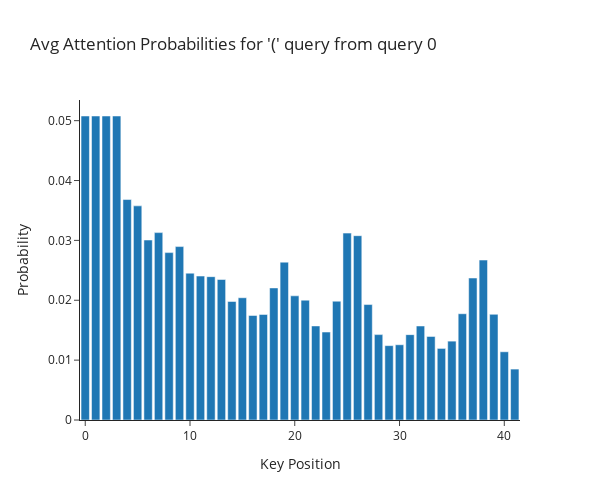

Notebook cell for this chart:
### Markdown cell above
### Attention pattern of the responible head

### Code cell
def get_attn_probs(model: ParenTransformer, tokenizer: SimpleTokenizer, data: DataSet, layer: int, head: int) -> t.Tensor:
    '''
    Returns: (N_SAMPLES, max_seq_len, max_seq_len) tensor that sums to 1 over the last dimension.
    '''
    output = t.zeros((len(data), data.seq_length, data.seq_length))
    # first get the inputs
    inputs = get_inputs(model, data, model.layers[layer].self_attn)
    masks = data.toks == 1
    # then apply the function
    attention_pattern = model.layers[layer].self_attn.attention_pattern_pre_softmax(inputs).detach()

    attention_pattern = attention_pattern[:,head,...]
    # apply padding mask
    masked_attention_pattern = einsum("sample first_seq_len seq_len, sample seq_len -> sample first_seq_len seq_len", attention_pattern, masks)
    # apply softmax
    return masked_attention_pattern.softmax(-1)

    

if MAIN:
    attn_probs = get_attn_probs(model, tokenizer, data, 2, 0)
    attn_probs_open = attn_probs[data.starts_open].mean(0)[[0]]
    fig = px.bar(
        y=attn_probs_open.squeeze().numpy(), labels={"y": "Probability", "x": "Key Position"},
        template="simple_white", height=500, width=600, title="Avg Attention Probabilities for '(' query from query 0"
    ).update_layout(showlegend=False, hovermode='x unified')
    # show px plot inline
    fig.show()

### Figure 1 — Plotly figure (JSON) as saved in the notebook; plotly's stock layout.template omitted (floating-point values rounded to 4 significant figures)
{"data": [{"alignmentgroup": "True", "hovertemplate": "Key Position=%{x}<br>Probability=%{y}<extra></extra>", "legendgroup": "", "marker": {"color": "#1F77B4", "pattern": {"shape": ""}}, "name": "", "offsetgroup": "", "orientation": "v", "showlegend": false, "textposition": "auto", "type": "bar", "x": [0, 1, 2, 3, 4, 5, 6, 7, 8, 9, 10, 11, 12, 13, 14, 15, 16, 17, 18, 19, 20, 21, 22, 23, 24, 25, 26, 27, 28, 29, 30, 31, 32, 33, 34, 35, 36, 37, 38, 39, 40, 41], "xaxis": "x", "y": [0.05078, 0.05078, 0.05078, 0.05078, 0.03682, 0.03577, 0.03006, 0.0313, 0.02796, 0.02897, 0.02452, 0.02404, 0.02394, 0.02347, 0.0198, 0.02042, 0.01746, 0.01763, 0.02206, 0.02637, 0.02074, 0.02002, 0.01571, 0.01469, 0.01984, 0.03122, 0.03078, 0.01928, 0.01426, 0.01242, 0.01257, 0.01426, 0.0157, 0.01395, 0.01196, 0.01317, 0.01775, 0.02371, 0.02672, 0.01765, 0.0114, 0.008505], "yaxis": "y"}], "layout": {"barmode": "relative", "height": 500, "hovermode": "x unified", "legend": {"tracegroupgap": 0}, "showlegend": false, "title": {"text": "Avg Attention Probabilities for '(' query from query 0"}, "width": 600, "xaxis": {"anchor": "y", "domain": [0, 1], "title": {"text": "Key Position"}}, "yaxis": {"anchor": "x", "domain": [0, 1], "title": {"text": "Probability"}}}}
